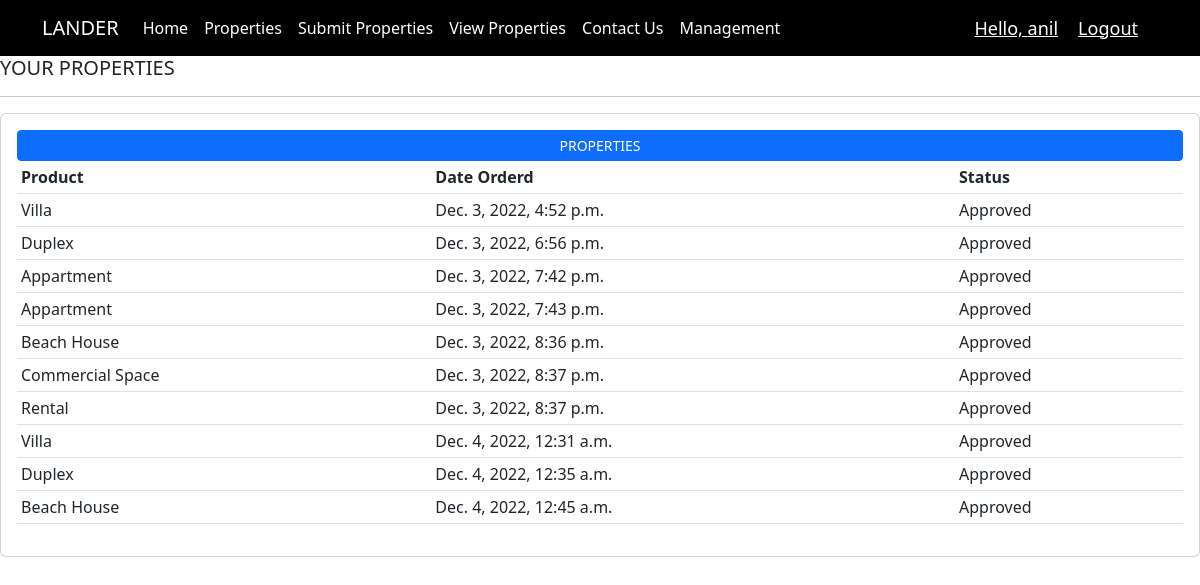
Page /orders/ (signed in) on the committed database.
### real/models.py (models this page shows, shortened)
class submit_order(models.Model):
    CATEGORY=(
        ('Appartment','Appartment'),
        ('Duplex','Duplex'),
        ('Villa','Villa'),
        ('Beach House','Beach House'),
        ('Commercial Space','Commercial Space'),
        ('Rental','Rental')
    )
    STATUS=(
        ('Approved','Approved'),
        ('Pending','Pending'),
        ('Failed','Failed')
    )
    name=models.CharField(max_length=50,null=False)
    email=models.CharField(max_length=50,null=True)
    property_type=models.CharField(max_length=100,null=False,choices=CATEGORY)
    length=models.CharField(max_length=200,null=False)
    breadth=models.CharField(max_length=100,null=False)
    Height=models.CharField(max_length=100,null=False)
    property_image =models.ImageField(null=True,blank=True)
    date_created =models.DateTimeField(auto_now_add=True,null=True)
    status=models.CharField(max_length=100,null=True,choices=STATUS,default="Pending")
    delete_status=models.BooleanField(default=False)

### real/views.py (the view)
# urls.py: path('orders/',views.orders,name='order'),
@login_required(login_url='login')
def orders(request):
    print(request.user.username)
    user_properties = submit_order.objects.filter(name=request.user.username)
    context = {'properties':user_properties}
    return render(request,'home1/order.html',context)

### real/templates/home1/order.html
{% extends 'home1/main.html' %}
{% load static %}
{% block content %}
<h5>YOUR PROPERTIES</h5>
<hr>
<div class="card card-body">
    <a class="btn btn-primary  btn-sm btn-block" href="">PROPERTIES</a>
    <table class="table table-sm">
        <tr>
            <th>Product</th>
            <th>Date Orderd</th>
            <th>Status</th>
        </tr>
        {% for i in properties %}
        <tr>
            <td>{{i.property_type}}</td>
            <td>{{i.date_created}}</td>
            <td>{{i.status}}</td>
        </tr>
        {% endfor %}
    </table>
</div>
{% endblock %}

### real/templates/home1/navbar.html (shortened to what this page needs)
<!DOCTYPE html>
<html lang="en">
<head>
    <link href="https://cdn.jsdelivr.net/npm/bootstrap@5.2.1/dist/css/bootstrap.min.css" rel="stylesheet"
>
</head>
<body>
    <section id="title">
        <div class="container">
            <nav class="navbar navbar-expand-lg navbar-dark">
                <a class="navbar-brand" href="{% url 'home' %}">LANDER</a>
                <div class="collapse navbar-collapse" id="navbarNavAltMarkup">
                    <div class="navbar-nav">
                        <a class="nav-item nav-link active" href="{% url 'home' %}">Home </a>
                        <a class="nav-item nav-link active" href="{% url 'properties' %}">Properties</a>
                        <a class="nav-item nav-link active" href="{% url 'submit' %}">Submit Properties</a>
                        <a class="nav-item nav-link active" href="{% url 'order' %}">View Properties</a>
                        <a class="nav-item nav-link active" href="{% url 'contact' %}">Contact Us</a>
                        {% for group in request.user.groups.all %}
                        {% if group.name == 'admin' or 'agent' %}
                        <a class="nav-item nav-link active" href="{% url 'management' %}">Management</a>
                        {% endif %}
                        {% endfor %}
                    </div>
                </div>
                {% if request.user.is_authenticated %}
                <span><a class="mess" href="{% url 'account' %}">Hello, {{request.user}}</a></span>
                <span><a class="mess" href="{% url 'logout' %}">Logout</a></span>
                {% else %}
                <div class="navbar-text">
                    <a href="login"><button class="btn btn-primary" type="button">Login</button></a> &nbsp;
                    <a href="register"><button class="btn btn-primary" type="button">Signup</button></a>
                </div>
                {% endif %}
            </nav>
        </div>
    </section>
</body>
</html>

### real/templates/home1/navbar.html (style rules this page uses)
.mess { color: white; font-size: 18px; margin-right: 20px; }
#title { background-color: #000; }

### rows in the picture
submit_order: property_type "Villa", date_created "Dec. 3, 2022, 4:52 p.m.", status "Approved"
submit_order: property_type "Duplex", date_created "Dec. 3, 2022, 6:56 p.m.", status "Approved"
submit_order: property_type "Appartment", date_created "Dec. 3, 2022, 7:42 p.m.", status "Approved"
submit_order: property_type "Appartment", date_created "Dec. 3, 2022, 7:43 p.m.", status "Approved"
submit_order: property_type "Beach House", date_created "Dec. 3, 2022, 8:36 p.m.", status "Approved"
submit_order: property_type "Commercial Space", date_created "Dec. 3, 2022, 8:37 p.m.", status "Approved"
submit_order: property_type "Rental", date_created "Dec. 3, 2022, 8:37 p.m.", status "Approved"
submit_order: property_type "Villa", date_created "Dec. 4, 2022, 12:31 a.m.", status "Approved"
submit_order: property_type "Duplex", date_created "Dec. 4, 2022, 12:35 a.m.", status "Approved"
submit_order: property_type "Beach House", date_created "Dec. 4, 2022, 12:45 a.m.", status "Approved"

### other values in the picture
{{ request.user }} "anil"
